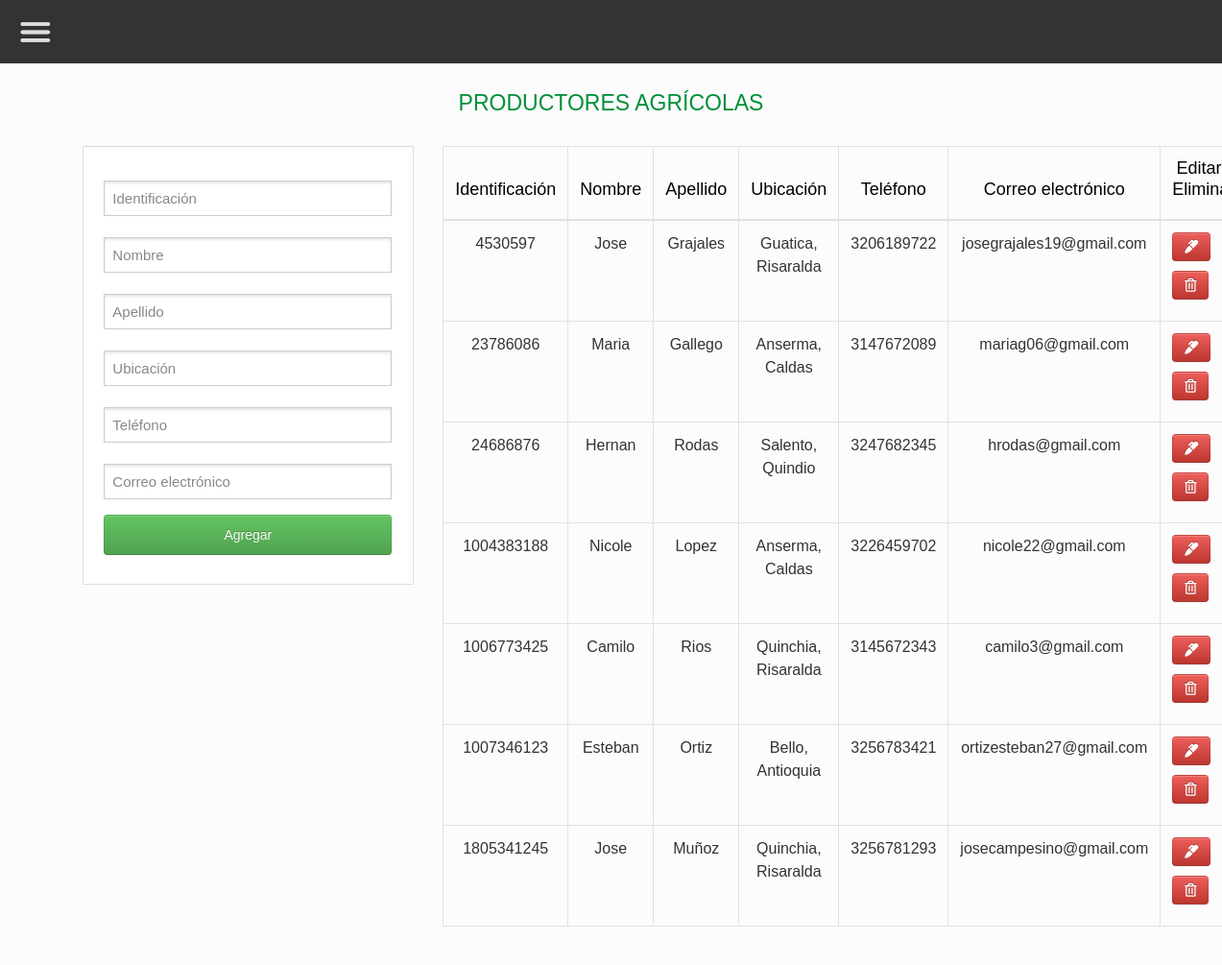
Screenshot of /admin_productores.php (signed in) with the database file from the repository.
### tables this page shows
CREATE TABLE `productores` (
  `id_productor` bigint(11) NOT NULL,
  `nombre_p` varchar(30) NOT NULL,
  `apellido` varchar(30) NOT NULL,
  `ubicacion` varchar(40) NOT NULL,
  `telefono` bigint(20) NOT NULL,
  `correo` varchar(30) NOT NULL,
  `visible` char(1) NOT NULL
);

### admin_productores.php (the view)
<?php
include("datos_conexion2.php");
include('header.php');
include('menu_admin.php');
?>
<main class = "container p-4">
    <h1 align = "center">Productores agrícolas</h1>
    <br>
    <div class = "row">
        <div class = "col-md-4">
            <div class = "card card-body">
                <form action = "crear_productor.php" method = "POST" enctype = "multipart/form-data">
                <div class = "form-group">
                    <input name = "id_productor" type = "number" class = "form-control" placeholder = "Identificación" required>
                    <br>
                    <input name = "nombre_p" type = "text" class = "form-control" placeholder = "Nombre" required>
                    <br>
                    <input name = "apellido" type = "text" class = "form-control" placeholder = "Apellido">
                    <br>
                    <input name = "ubicacion" type = "text" class = "form-control"  placeholder = "Ubicación" required>
                    <br>
                    <input name = "telefono" type = "number" class = "form-control"  placeholder = "Teléfono" required>
                    <br>
                    <input name = "correo" type = "email" class = "form-control"  placeholder = "Correo electrónico">
                </div>
                <input type = "submit" name = "crear_productor" class = "btn btn-success btn-block" value = "Agregar">
                </form>
            </div>
        </div>
        <div class = "col-md-8">
        <table class = "table table-bordered">
            <thead>
            <tr>
                <th><h2>Identificación</h2></th>
                <th><h2>Nombre</h2></th>
                <th><h2>Apellido</h2></th>
                <th><h2>Ubicación</h2></th>
                <th><h2>Teléfono</h2></th>
                <th><h2>Correo electrónico</h2></th>
                <th><h2>Editar | Eliminar</h2></th>
            </tr>
            </thead>
            <tbody>
            <?php
            $query = "SELECT * FROM productores";
            $result = mysqli_query($conn,$query);
            while($row = mysqli_fetch_assoc($result)) {
            if($row['visible'] == 'T'){ ?>
                <tr>
                    <td><p><?php echo $row['id_productor'];?></p></td>
                    <td><p><?php echo $row['nombre_p'];?></p></td>
                    <td><p><?php echo $row['apellido'];?></p></td>
                    <td><p><?php echo $row['ubicacion'];?></p></td>
                    <td><p><?php echo $row['telefono'];?></p></td>
                    <td><p><?php echo $row['correo'];?></p></td>
                    <td>
                    <a href = "editar_productor.php?id_productor=<?php echo $row['id_productor']?>" class = "btn btn-danger">
                    <i class = "fas fa-marker"></i>
                    </a>
                    <a href = "eliminar_productor.php?id_productor=<?php echo $row['id_productor']?>" class = "btn btn-danger">
                    <i class = "far fa-trash-alt"></i>
                    </a>
                </td>
                </tr>
            <?php }
            }?>
            </tbody>
        </table>
        </div>
    </div>
</main>

### css/style.css (style rules this page uses)
h1 { color:#008f39; font-family: 'Gill Sans', 'Gill Sans MT', Calibri, 'Trebuchet MS', sans-serif; font-size: 50px; }
h2 { color: black; text-align: center; font-family: 'Gill Sans', 'Gill Sans MT', Calibri, 'Trebuchet MS', sans-serif; font-size: 22px; }
p { color: black; text-align: center; font-family: 'Gill Sans', 'Gill Sans MT', Calibri, 'Trebuchet MS', sans-serif; font-size: 16px; }
input { font-family: 'Gill Sans', 'Gill Sans MT', Calibri, 'Trebuchet MS', sans-serif; font-size: 20px; }
a { font-family: 'Gill Sans', 'Gill Sans MT', Calibri, 'Trebuchet MS', sans-serif; font-size: 20px; }

### css/style3.css (style rules this page uses)
* { margin: 0; padding: 0; box-sizing: border-box; }
form { position: relative; margin: 15px auto 0 auto; text-align: center; height: 400px; width: 300px; }
input { width: 270px; height: 42px; margin-top: 25px; padding: 0 15px; background: #2d2d2d; background: rgba(45,45,45,.15); -moz-border-radius: 6px; -webkit-border-radius: 6px; border-radius: 6px; border: 1px solid #3d3d3d; border: 1px solid rgba(255,255,255,.15); -moz-box-shadow: 0 2px 3px 0 rgba(0,0,0,.1) inset; -webkit-box-shadow: 0 2px 3px 0 rgba(0,0,0,.1) inset; box-shadow: 0 2px 3px 0 rgba(0,0,0,.1) inset; font-size: 20px; color: #000; }

### css/example2.css (style rules this page uses)
.container { margin: 0 auto }
@media (min-width: 1200px) { .container { width: 1170px } }

### rows the page displays
productores: id_productor "4530597", nombre_p "Jose", apellido "Grajales", ubicacion "Guatica, Risaralda", telefono "3206189722", correo "josegrajales19@gmail.com"
productores: id_productor "23786086", nombre_p "Maria", apellido "Gallego", ubicacion "Anserma, Caldas", telefono "3147672089", correo "mariag06@gmail.com"
productores: id_productor "24686876", nombre_p "Hernan", apellido "Rodas", ubicacion "Salento, Quindio", telefono "3247682345", correo "hrodas@gmail.com"
productores: id_productor "1004383188", nombre_p "Nicole", apellido "Lopez", ubicacion "Anserma, Caldas", telefono "3226459702", correo "nicole22@gmail.com"
productores: id_productor "1006773425", nombre_p "Camilo", apellido "Rios", ubicacion "Quinchia, Risaralda", telefono "3145672343", correo "camilo3@gmail.com"
productores: id_productor "1007346123", nombre_p "Esteban", apellido "Ortiz", ubicacion "Bello, Antioquia", telefono "3256783421", correo "ortizesteban27@gmail.com"
productores: id_productor "1805341245", nombre_p "Jose", apellido "Muñoz", ubicacion "Quinchia, Risaralda", telefono "3256781293", correo "josecampesino@gmail.com"
